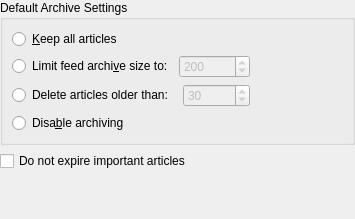
<?xml version="1.0" encoding="UTF-8"?>
<ui version="4.0">
 <author>Frank Osterfeld</author>
 <class>Akregator::SettingsArchive</class>
 <widget class="QWidget" name="Akregator::SettingsArchive">
  <property name="geometry">
   <rect>
    <x>0</x>
    <y>0</y>
    <width>355</width>
    <height>219</height>
   </rect>
  </property>
  <layout class="QVBoxLayout" name="verticalLayout" stretch="0,0,1">
   <property name="leftMargin">
    <number>0</number>
   </property>
   <property name="topMargin">
    <number>0</number>
   </property>
   <property name="rightMargin">
    <number>0</number>
   </property>
   <property name="bottomMargin">
    <number>0</number>
   </property>
   <item>
    <widget class="QGroupBox" name="groupBox">
     <property name="title">
      <string>Default Archive Settings</string>
     </property>
     <layout class="QGridLayout">
      <item row="3" column="0">
       <widget class="QRadioButton" name="rb_DisableArchiving">
        <property name="text">
         <string>Disa&amp;ble archiving</string>
        </property>
       </widget>
      </item>
      <item row="0" column="0">
       <widget class="QRadioButton" name="rb_KeepAllArticles">
        <property name="text">
         <string>&amp;Keep all articles</string>
        </property>
       </widget>
      </item>
      <item row="1" column="0">
       <layout class="QHBoxLayout">
        <property name="leftMargin">
         <number>0</number>
        </property>
        <property name="topMargin">
         <number>0</number>
        </property>
        <property name="rightMargin">
         <number>0</number>
        </property>
        <property name="bottomMargin">
         <number>0</number>
        </property>
        <item>
         <widget class="QRadioButton" name="rb_LimitArticleNumber">
          <property name="text">
           <string>Limit feed archi&amp;ve size to:</string>
          </property>
         </widget>
        </item>
        <item>
         <widget class="KPluralHandlingSpinBox" name="kcfg_MaxArticleNumber">
          <property name="enabled">
           <bool>false</bool>
          </property>
          <property name="maximum">
           <number>999999999</number>
          </property>
          <property name="value">
           <number>200</number>
          </property>
         </widget>
        </item>
       </layout>
      </item>
      <item row="2" column="0">
       <layout class="QHBoxLayout">
        <property name="leftMargin">
         <number>0</number>
        </property>
        <property name="topMargin">
         <number>0</number>
        </property>
        <property name="rightMargin">
         <number>0</number>
        </property>
        <property name="bottomMargin">
         <number>0</number>
        </property>
        <item>
         <widget class="QRadioButton" name="rb_LimitArticleAge">
          <property name="text">
           <string>Delete articles older than: </string>
          </property>
         </widget>
        </item>
        <item>
         <widget class="KPluralHandlingSpinBox" name="kcfg_MaxArticleAge">
          <property name="enabled">
           <bool>false</bool>
          </property>
          <property name="maximum">
           <number>999999999</number>
          </property>
          <property name="value">
           <number>30</number>
          </property>
         </widget>
        </item>
       </layout>
      </item>
      <item row="1" column="1">
       <spacer name="horizontalSpacer">
        <property name="orientation">
         <enum>Qt::Horizontal</enum>
        </property>
        <property name="sizeHint" stdset="0">
         <size>
          <width>20</width>
          <height>1</height>
         </size>
        </property>
       </spacer>
      </item>
     </layout>
    </widget>
   </item>
   <item>
    <widget class="QCheckBox" name="kcfg_DoNotExpireImportantArticles">
     <property name="text">
      <string>Do not expire important articles</string>
     </property>
    </widget>
   </item>
   <item>
    <spacer>
     <property name="orientation">
      <enum>Qt::Vertical</enum>
     </property>
     <property name="sizeHint" stdset="0">
      <size>
       <width>20</width>
       <height>1</height>
      </size>
     </property>
    </spacer>
   </item>
  </layout>
 </widget>
 <customwidgets>
  <customwidget>
   <class>KPluralHandlingSpinBox</class>
   <extends>QSpinBox</extends>
   <header>kpluralhandlingspinbox.h</header>
  </customwidget>
 </customwidgets>
 <resources/>
 <connections/>
</ui>
